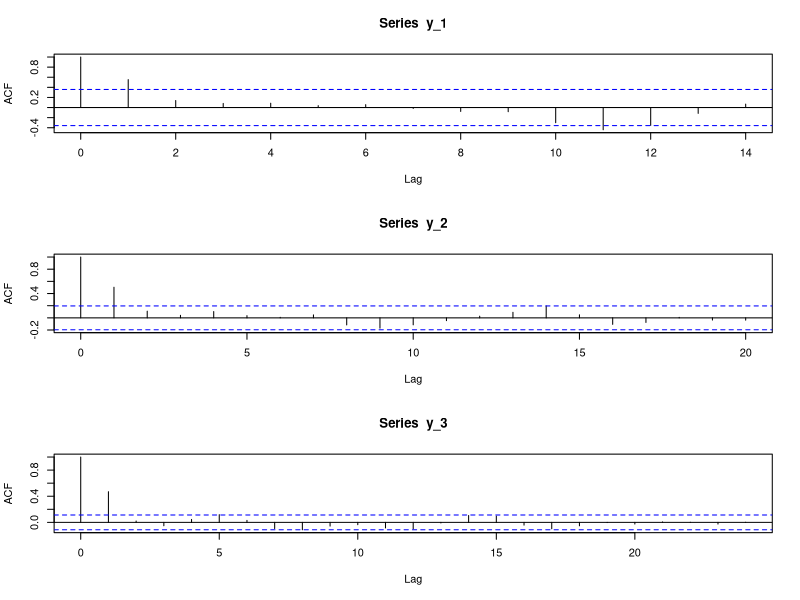
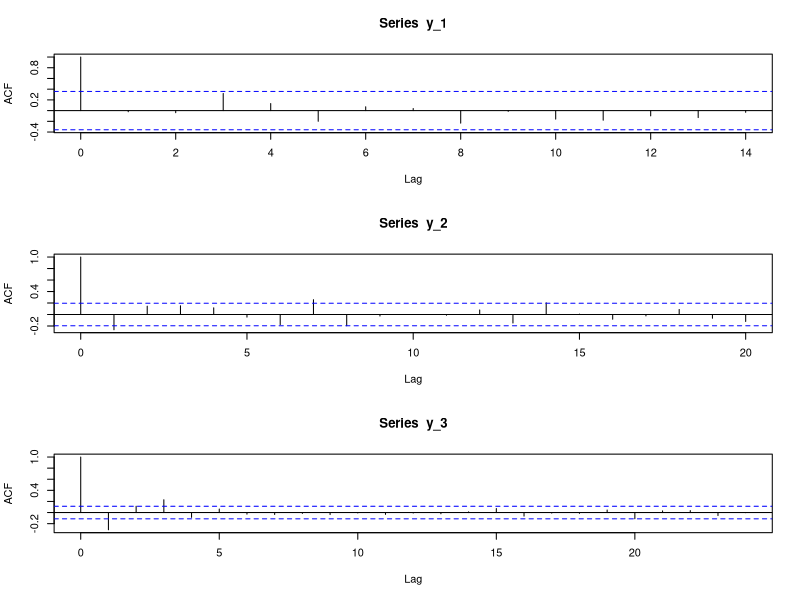
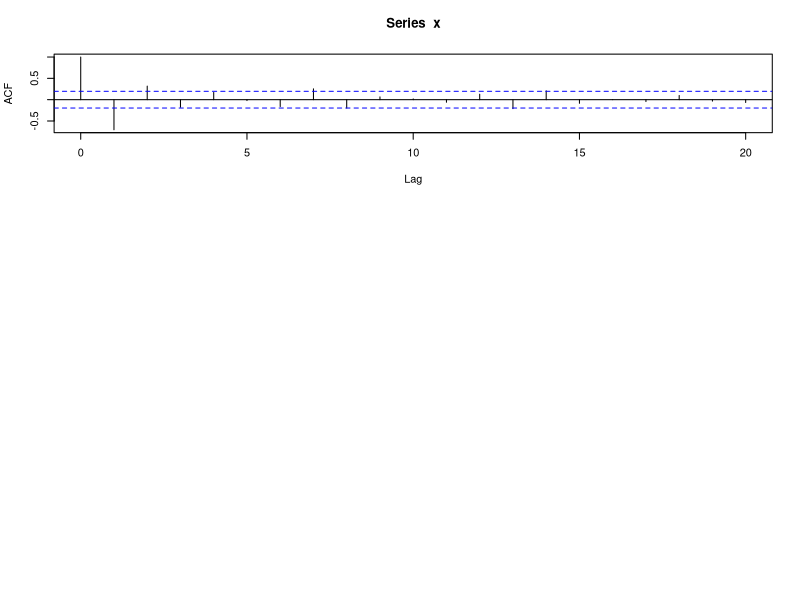
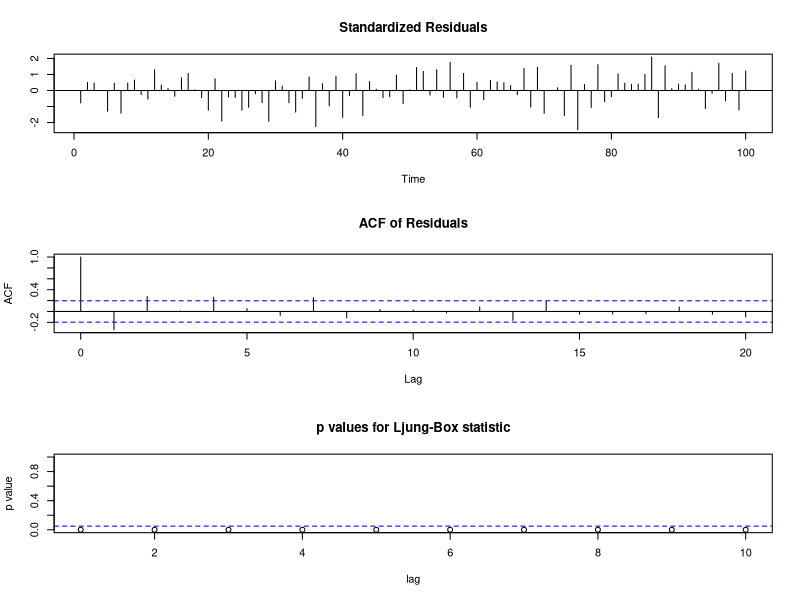
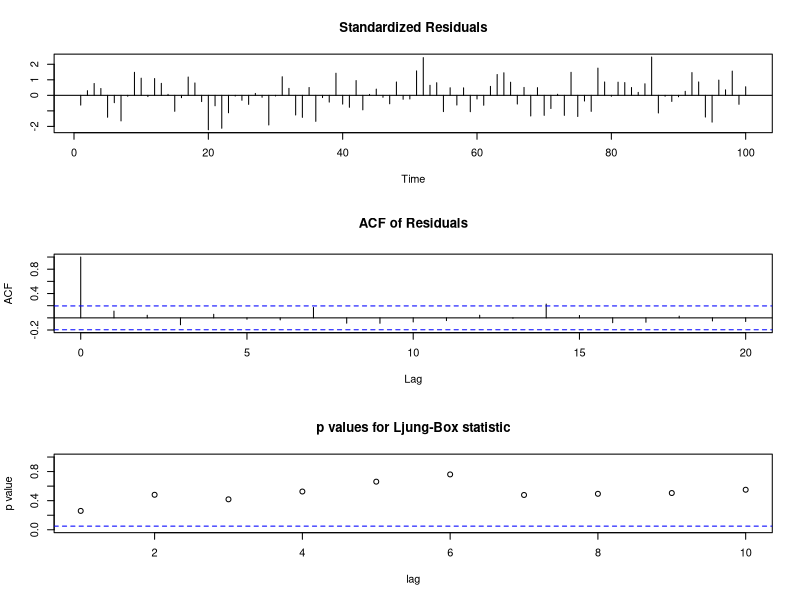
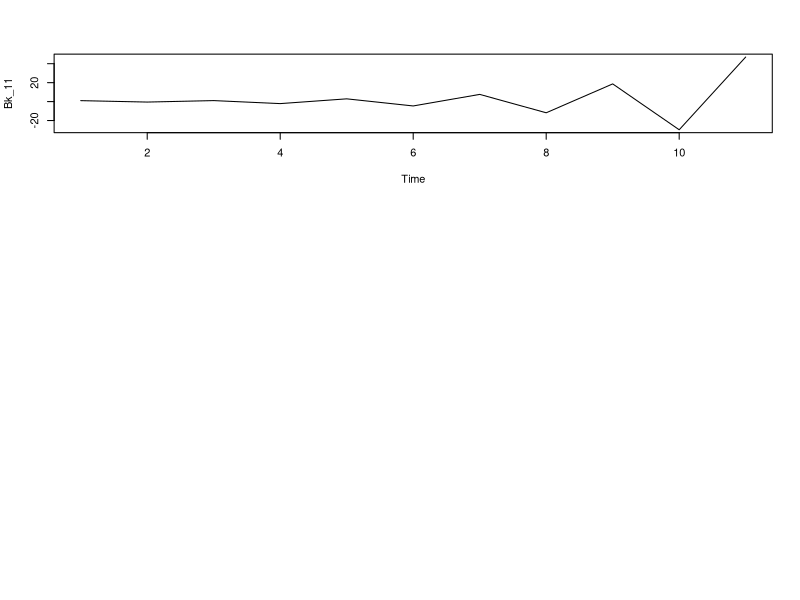
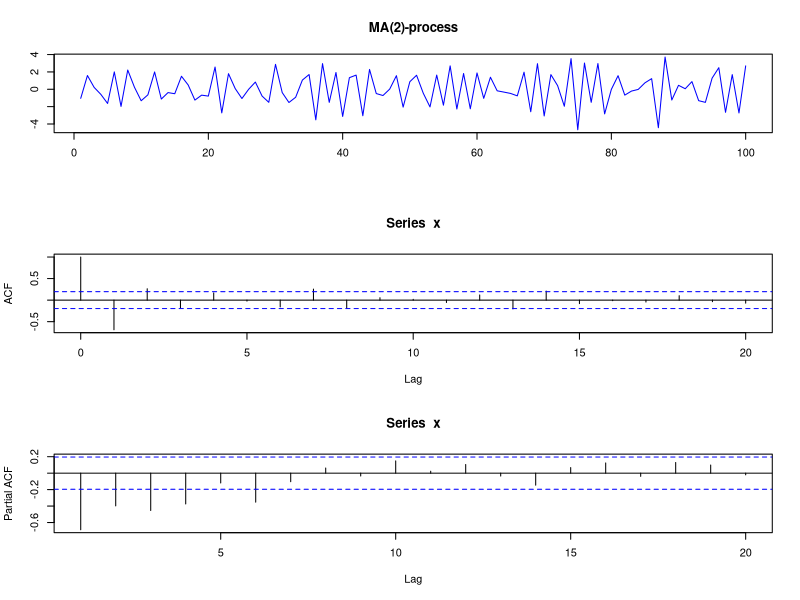
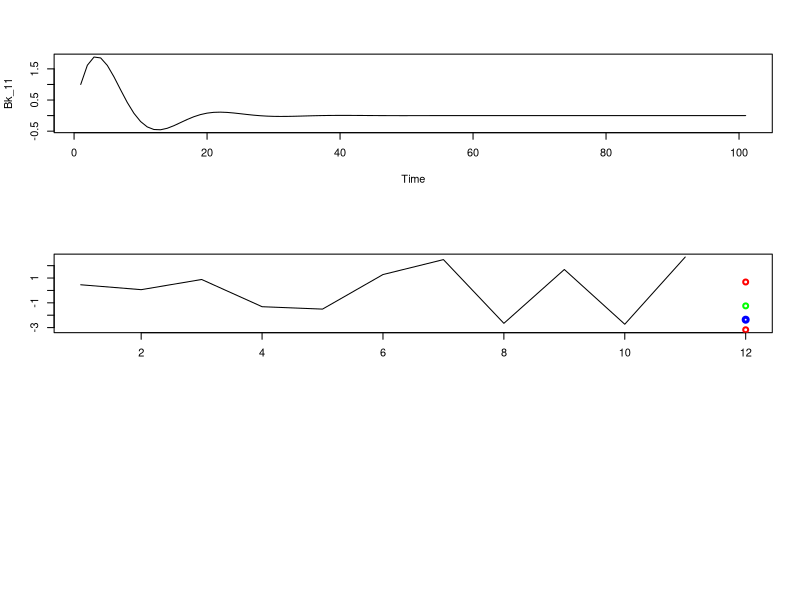

The R source for these figures, in order:
# Code section 5.1.1


# Exercises 1-3

set.seed(10)
sigma<-2
b_1<-0.5
len<-30
y_1<-arima.sim(n = len, list( ma = b_1), sd = sigma)
set.seed(10)
len<-100
y_2<-arima.sim(n = len, list( ma = b_1), sd = sigma)
set.seed(10)
len<-300
y_3<-arima.sim(n = len, list( ma = b_1), sd = sigma)

rho<-c(b_1/(1+b_1^2),rep(0,4))
rho

par(mfrow=c(3,1))
acf(y_1)
acf(y_2)
acf(y_3)

# Exercises 4-6


set.seed(10)
sigma<-2
b_1<-0.5
b_2<--0.8
b_3<-1.2
b_4<--0.4
b_vec<-c(b_1,b_2,b_3,b_4)
len<-30
y_1<-arima.sim(n = len, list( ma = b_vec), sd = sigma)
set.seed(10)
len<-100
y_2<-arima.sim(n = len, list( ma = b_vec), sd = sigma)
set.seed(10)
len<-300
y_3<-arima.sim(n = len, list( ma = b_vec), sd = sigma)

rho<-1:5
# b collects all MA-parameters
b<-c(1,b_vec)
for (i in 1:4)#i<-1
  rho[i]<-b[(1+i):5]%*%b[1:(5-i)]/sum(b^2)
rho[5]<-0
rho

par(mfrow=c(3,1))
acf(y_1)
acf(y_2)
acf(y_3)

#------------------------------------
# Section 5.3.1

# Exercises 1

estim<-function(parma,x)
{
  # Center the data
  x<-x-mean(x)
  # Determine length
  len<-length(x)
  # Define q
  q<-length(parma)
  b<-parma
  # Define a vector of epsilon's
  epsilon<-x
  # Compute epsilon_1
  epsilon[1]<-x[1]
  for (i in 2:q)
  {
    epsilon[i]<-x[i]-epsilon[(i-1):1]%*%b[1:(i-1)]
  }
  for (i in (q+1):len)
  {
    epsilon[i]<-x[i]-epsilon[(i-1):(i-q)]%*%b[1:q]
  }
  return(sum(epsilon^2))
}

# Exercise 2

set.seed(10)
sigma<-sqrt(2)
b_1<--1.3
b_2<-0.7
len<-100
x<-arima.sim(n = len, list( ma = c(b_1,b_2)), sd = sigma)

# Exercise 3

# white noise
parma<-c(0,0)
estim(parma,x)
# This is the same as
var(x)*(len-1)
# True parameter: criterion is smaller
parma<-c(-1.3,0.7)
estim(parma,x)

# Exercise 4


# initialization: white noise
parma<-c(0,0)
estim_obj<-nlminb(parma,estim,x=x)
round(estim_obj$par,4)

# The estimated coefficients are pretty close to the true values!

# Exercise 5


# CSS
ma_obj<-arima(x,order = c(0, 0, 2),method="CSS")
round(ma_obj$coef,4)
# Maximum Likelihood
ma_obj<-arima(x,order = c(0, 0, 2))
round(ma_obj$coef,4)



#-----------------------------------------------------------------------
# Section 5.4.3

# Exercise 1
set.seed(10)
sigma<-sqrt(2)
b_1<--1.3
b_2<-0.7
len<-100
x<-arima.sim(n = len, list( ma = c(b_1,b_2)), sd = sigma)

# Exercise 2
acf(x)

# Exercise 3

x_obj<-arima(x,order=c(0,0,1))
tsdiag(x_obj)

x_obj<-arima(x,order=c(0,0,2))
tsdiag(x_obj)


#-------------------------------------------------------------------------------------
# Section 5.5.4

# Exercise 1

B_mat=matrix(nrow=4,ncol=4)
B_mat[1,]<--c(0.5,-0.8,1.2,-0.4)
B_mat[2:4,1:3]<-diag(rep(1,3))
B_mat[2:4,4]<-0
B_mat
abs(eigen(B_mat)$values)

#Exercise 2
B_k<-diag(rep(1,4))
Bk_11<-0:10
for (i in 0:10)
{
  Bk_11[i+1]<-B_k[1,1]
  B_k<-B_k%*%B_mat
}

ts.plot(Bk_11)

# Exercise 3

B_mat=matrix(nrow=2,ncol=2)
B_mat[1,]<--c(-1.7,0.8)
B_mat[2,1]<-1
B_mat[2,2]<-0
B_mat
abs(eigen(B_mat)$values)

# Exercise 4
set.seed(10)
sigma<-1
b_1<--1.7
b_2<-0.8
len<-100
x<-arima.sim(n = len, list( ma = c(b_1,b_2)), sd = sigma)

# Exercise 5
par(mfrow=c(3,1))
ts.plot(x,main=paste("MA(2)-process",sep=""),
        xlab="",ylab="",col="blue")
acf(x)
acf(x,type="partial")


# Exercise 6


ma_obj<-arima(x,order = c(0, 0, 2),include.mean = FALSE)
ma_obj$coef

# Exercise 7

Bhat_mat=matrix(nrow=2,ncol=2)
Bhat_mat[1,]<--ma_obj$coef[1:2]
Bhat_mat[2,1]<-1
Bhat_mat[2,2]<-0
Bhat_mat
abs(eigen(Bhat_mat)$values)

# Exercise 8


B_k<-diag(rep(1,2))
Bk_11<-0:100
for (i in 0:100)
{
  Bk_11[i+1]<-B_k[1,1]
  B_k<-B_k%*%Bhat_mat
}

# Exercise 9

ts.plot(Bk_11)

# Exercise 10
-Bk_11[101:2]%*%x

# Exercise 11
predict(ma_obj,n.ahead=1)

# Exercise 12

set.seed(10)
sigma<-1
b_1<--1.7
b_2<-0.8
len<-101
x_101<-arima.sim(n = len, list( ma = c(b_1,b_2)), sd = sigma)
x_100<-x_101[1:(len-1)]

ts.plot(c(x_101[90:100],NA),type="l",ylim=c(-Bk_11[101:2]%*%x_100-2*sqrt(predict(ma_obj,n.ahead=1)$se),
                                            max(x_101[90:101])),xlab="",ylab="")
lines(c(rep(NA,11),-Bk_11[101:2]%*%x_100),col="green",type="o",lwd=2)
lines(c(rep(NA,11),x_101[101]),col="blue",type="o",lwd=3)
lines(c(rep(NA,11),-Bk_11[101:2]%*%x_100-2*sqrt(predict(ma_obj,n.ahead=1)$se)),
      col="red",type="o",lwd=2)
lines(c(rep(NA,11),-Bk_11[101:2]%*%x_100+2*sqrt(predict(ma_obj,n.ahead=1)$se)),
      col="red",type="o",lwd=2)



#--------------------------------------------------------------------------------
# Section 5.6.2

# Exercise 1
set.seed(10)
sigma<-sqrt(2)
mu<-10
b_1<--1.7
b_2<-0.8
len<-100
x<-arima.sim(n = len, list( ma = c(b_1,b_2)), sd = sigma)
# Add the non-vanishing mean level
x<-x+mu

#Exercise 2


ma_obj<-arima(x,order = c(0, 0, 2),include.mean = TRUE)
ma_obj$coef

# Exercise 3


Bhat_mat=matrix(nrow=2,ncol=2)
Bhat_mat[1,]<--ma_obj$coef[1:2]
Bhat_mat[2,1]<-1
Bhat_mat[2,2]<-0
Bhat_mat
abs(eigen(Bhat_mat)$values)

# Exercise 4

B_k<-diag(rep(1,2))
Bk_11<-0:100
for (i in 0:100)
{
  Bk_11[i+1]<-B_k[1,1]
  B_k<-B_k%*%Bhat_mat
}

# Exercise 5



# Center by using the mean-level
-Bk_11[101:2]%*%(x-mean(x))+mean(x)
# Center by using the mean-estimate provided by arima
-Bk_11[101:2]%*%(x-ma_obj$coef[3])+ma_obj$coef[3]

# Exercise 6

predict(ma_obj,n.ahead=1)


#------------------------------------------------------------------------------------
# Section 5.6.4

# Exercise 1

B_k<-diag(rep(1,2))
Bk_11<-0:110
for (i in 0:110)
{
  Bk_11[i+1]<-B_k[1,1]
  B_k<-B_k%*%Bhat_mat
}

# Exercise 2

h<-10
xhat<-1:h
# One-step ahead forecast
xhat[1]<--Bk_11[101:2]%*%(x-ma_obj$coef[3])+ma_obj$coef[3]
y<-x
for (i in 2:h)
{
  # We append recursively the last forecast to y
  y<-c(y,xhat[i-1])
  # we apply the multi-step ahead forecast function to the centered y
  xhat[i]<--Bk_11[(100+i):2]%*%(y-ma_obj$coef[3])+ma_obj$coef[3]
}
# Exercise 3


xhat
predict(ma_obj,n.ahead=10)

#--------------------------------------------------------------------------------------------------
# Section 5.8.1

# Exercise 1

set.seed(10)
sigma<-sqrt(2)
mu<-10
b_1<--1.7
b_2<-0.8
len<-100
x<-arima.sim(n = len, list( ma = c(b_1,b_2)), sd = sigma)
# Add the non-vanishing mean level
x<-x+mu
ma_obj<-arima(x,order = c(0, 0, 2),include.mean = TRUE)
ma_obj$coef
Bhat_mat=matrix(nrow=2,ncol=2)
Bhat_mat[1,]<--ma_obj$coef[1:2]
Bhat_mat[2,1]<-1
Bhat_mat[2,2]<-0
Bhat_mat

# Exercise 1

B_k<-diag(rep(1,2))
Bk_11<-0:103
for (i in 0:103)
{
  Bk_11[i+1]<-B_k[1,1]
  B_k<-B_k%*%Bhat_mat
}

# Exercise 2


h<-3
xhat<-1:h
# One-step ahead forecast
xhat[1]<--Bk_11[101:2]%*%(x-ma_obj$coef[3])+ma_obj$coef[3]
y<-x
for (i in 2:h)
{
  # We append recursively the last forecast to y
  y<-c(y,xhat[i-1])
  # we apply the multi-step ahead forecast function to the centered y
  xhat[i]<--Bk_11[(100+i):2]%*%(y-ma_obj$coef[3])+ma_obj$coef[3]
}

# Exercise 3


b_vec<-c(1,ma_obj$coef[1:2])
sigma<-sqrt(ma_obj$sigma)
h<-3
var_xhat<-1:h
# Use the estimates of the coefficient vector
b_vec<-c(1,ma_obj$coef[1:2])
# use the sample mean-square sigma (the true one is sqrt(2))
sigma<-sqrt(ma_obj$sigma)
for (i in 1:h) #i<-1
{
  var_xhat[i]<-sigma^2*sum(b_vec[1:i]^2)
}
var_xhat
var(x)

# Exercise 4


xhat
predict(ma_obj,n.ahead=3)$pred
var_xhat
predict(ma_obj,n.ahead=3)$se^2

# Exercise 5


interval_forecast<-function(x,h)
{
  len<-length(x)
  # Estimation of parameters
  ma_obj<-arima(x,order = c(0, 0, 2))
  # Define B-matrix
  B_mat=matrix(nrow=2,ncol=2)
  B_mat[1,]<--ma_obj$coef[1:2]
  B_mat[2,1]<-1
  B_mat[2,2]<-0
  # Compute weights in inversion of MA(2)
  B_k<-diag(rep(1,2))
  Bk_11<-0:(len+h)
  for (i in 0:(len+h))
  {
    Bk_11[i+1]<-B_k[1,1]
    B_k<-B_k%*%B_mat
  }
  # Compute point forecasts
  xhat<-1:h
  # One-step ahead forecast
  xhat[1]<--Bk_11[(len+1):2]%*%(x-ma_obj$coef[3])+ma_obj$coef[3]
  y<-x
  if (h>1)
  {
    for (i in 2:h)
    {
      # We append recursively the last forecast to y
      y<-c(y,xhat[i-1])
      # we apply the multi-step ahead forecast function to the centered y
      xhat[i]<--Bk_11[(len+i):2]%*%(y-ma_obj$coef[3])+ma_obj$coef[3]
    }
  }
  # Variances
  var_xhat<-1:h
  # Use the estimates of the coefficient vector
  b_vec<-c(1,ma_obj$coef[1:2])
  # use the sample mean-square sigma (the true one is sqrt(2))
  sigma<-sqrt(ma_obj$sigma)
  for (i in 1:h) #i<-1
  {
    var_xhat[i]<-sigma^2*sum(b_vec[1:min(i,3)]^2)
  }
  # Compute the forecast intervals
  x_lower<-xhat-2*sqrt(var_xhat)
  x_upper<-xhat+2*sqrt(var_xhat)
  return(list(x_lower=x_lower,x_upper=x_upper))
}

# Exercise 6

set.seed(100)
sigma<-sqrt(2)
b_1<--1.7
b_2<-0.8
len<-100
mu<-0
anzsim<-500
emp_sig<-rep(0,3)
sigma_vec<-1:anzsim
# We compute 500 replications of length 103 of the MA(2)
for (j in 1:anzsim)
{
  x<-mu+arima.sim(n = len+3, list( ma = c(b_1,b_2)), sd = sigma)
  # The first len observations are fed to interval_forecast
  z<-x[1:len]
  int_obj<-interval_forecast(z,h)
  
  # we verify that x[101:103] are in the forecast intervals
  # If not (miss) the empirical significance level emp_sig is increased by 1
  for (i in 1:3)
  {
    if (x[len+i]<int_obj$x_lower[i]|x[len+i]>int_obj$x_upper[i])
      emp_sig[i]<-emp_sig[i]+1
  }
}
# The empirical significance level should be close to 5%
emp_sig/anzsim